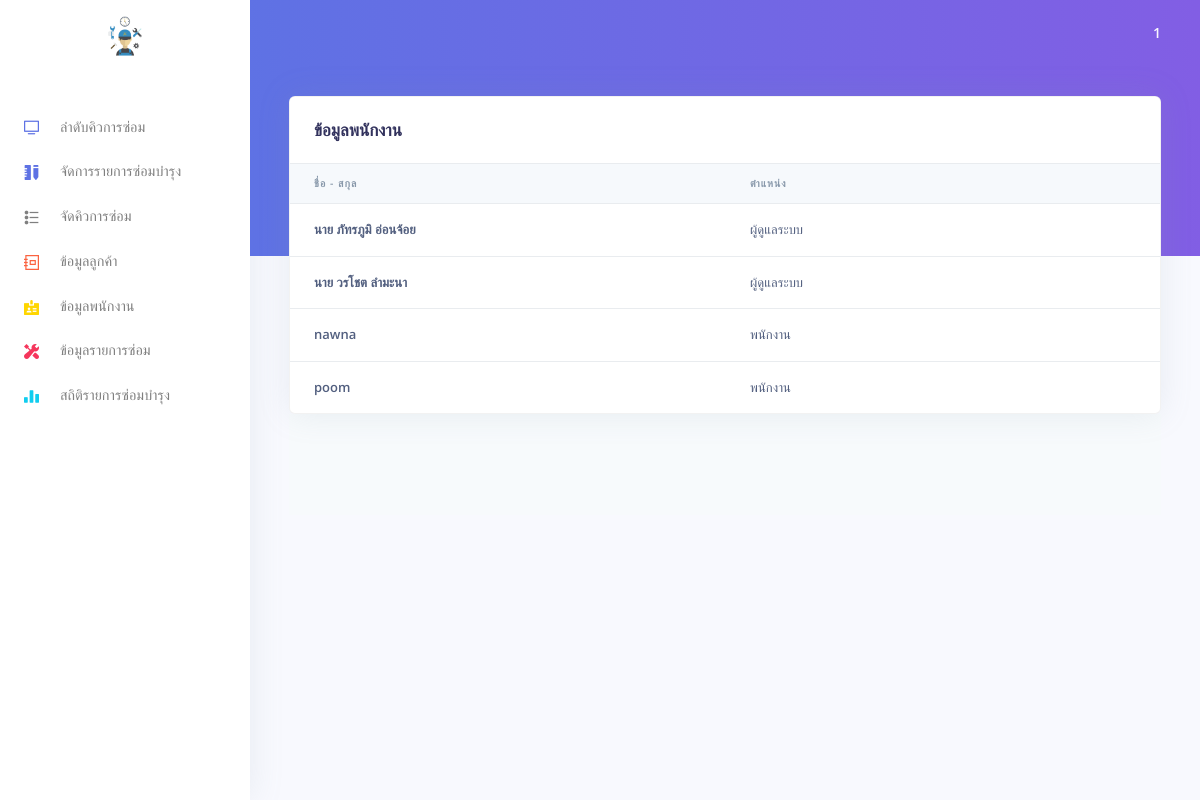
The app's page /views/admin/user.php (signed in) with its own data.
### tables this page shows
CREATE TABLE `user` (
  `user_ID` tinyint(3) UNSIGNED NOT NULL,
  `position_ID` tinyint(3) UNSIGNED NOT NULL,
  `user_fname` varchar(50) NOT NULL,
  `user_fday` date NOT NULL,
  `address` varchar(100) NOT NULL,
  `birthday` date NOT NULL,
  `id_card` varchar(13) NOT NULL,
  `username` varchar(20) NOT NULL,
  `password` varchar(100) NOT NULL
);

### controllers/includes/connectDB.php (called while the page is built, shortened)
<?php
    class connectDB{
        public function connect(){
            $this->servername = "localhost";
            $this->username = "root";
            $this->password = "";
            $this->database = "webpj";
            try {
                $conn = new PDO("mysql:host=".$this->servername.";dbname=".$this->database."", $this->username, $this->password);
                $conn->setAttribute(PDO::ATTR_ERRMODE, PDO::ERRMODE_EXCEPTION);
                $conn->exec("set names utf8");
                return $conn;
            }catch(PDOException $e){
                echo "Connection failed: " . $e->getMessage();
            }
        }
    }

### views/admin/user.php (the view, shortened to what this page needs)
<?php
if(!isset($_SESSION['logged'])){
  echo "<script>alert('ไม่สามารถเข้าสู่ระบบได้');</script>";
                echo "<script>window.location.href = 'index.php' ;</script>";
}else{
include ("templates/header.php");
$sql = "SELECT * FROM user";
$stmt = $conn->connect()->prepare($sql);
$stmt->execute();
?>
    <div class="container-fluid mt--9">
      <div class="row">
        <div class="col-xl-12 mb-5 mb-xl-0">
          <div class="card shadow">
            <div class="card-header border-0">
              <div class="row align-items-center">
                <div class="col">
                  <h3 class="mb-0">ข้อมูลพนักงาน</h3>
                </div>
                <div class="col text-right">
                </div>
              </div>
            </div>
            <div class="table-responsive">
            <table class="table align-items-center table-flush">
                        <thead class="thead-light">
                            <tr>
                                <th scope="col">ชื่อ - สกุล</th>
                                <th scope="col">ตำแหน่ง</th>
                                <th></th>
                            </tr>
                        </thead>
                        <tbody>
                            <?php foreach($stmt as $row){ ?>
                            <tr>
                                <th scope="row">
                                <?php echo $row['user_fname']; ?>
                                </th>
                                <td>
                                <?php  echo  ( $row['position_ID'] ==1 ? "ผู้ดูแลระบบ" : "พนักงาน"); ?>
                                </td>
                                <td>
                                </td>
                            </tr>
                            <?php } ?>
                        </tbody>
                    </table>
                </div>
            </div>
        </div>
    </div>
    <?php include("templates/footer.php");
    }?>

### records on screen
user: user_fname "นาย ภัทรภูมิ อ่อนจ้อย", shows "ผู้ดูแลระบบ"
user: user_fname "นาย วรโชต ลำมะนา", shows "ผู้ดูแลระบบ"
user: user_fname "nawna", shows "พนักงาน"
user: user_fname "poom", shows "พนักงาน"

### other values on screen
$_SESSION['logged'][0] "1"
